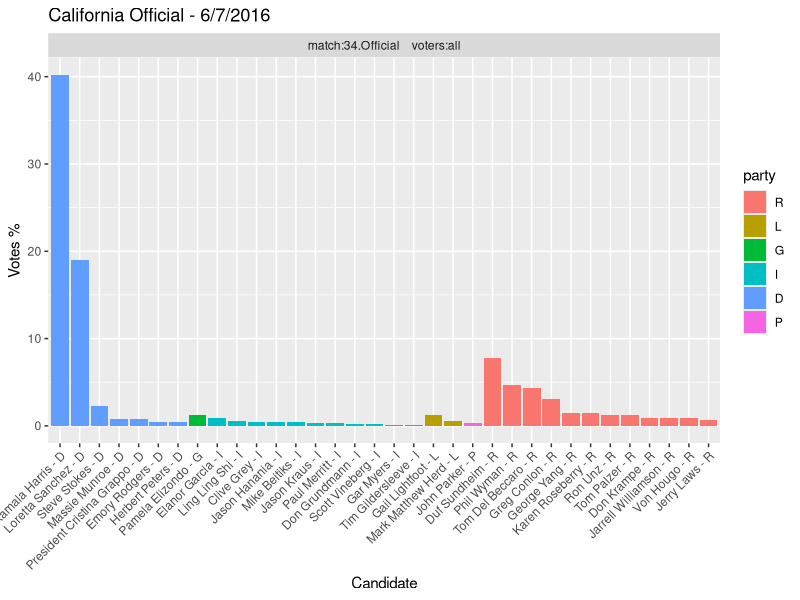

Here is the R script that generated this plot:

# <> This symbol indicates places in the code to change things


require(ggplot2)
require(ggthemes)

a=read.csv("input_favor.csv")
b=read.csv("input_versus.csv")

i=11  # <>  1 through 12, some together
# 4 and 5 are together
#i=c(4,5)
#i=c(7,8)
#i=c(10,12)
# <>

#for(i in 1:3) {
  #ggplot(a,aes(x=candidate,y=Favorable,fill=field))+geom_bar(stat="identity",position="dodge") + theme_igray() + theme(axis.text.x = element_text(angle = 45, hjust = 1))
  
  
  #ggplot(b,aes(x=candidate,y=votes,fill=field))+geom_bar(stat="identity") + theme_igray() + theme(axis.text.x = element_text(angle = 45, hjust = 1)) + facet_wrap(~ field)
  
  a$votes = a$Favorable
  b$race = paste("match:",b$versus,"    voters:",b$field,sep="")
  
  b1 = b[b$poll_id %in% i,c("poll_date","state","votes","candidate","party","race")]
  a1 = a[a$poll_id %in% i & a$field == "all",c("poll_date","state","votes","candidate","party","not.sure")]
  
  b1$type = "first rank"
  b1$not.sure=0
  
  if(nrow(a1)==0) { # no approval poll to go with the first-rank poll
    d = b1
  } else {
    a1$type = "approval"
    a1$race = "approval"
    d = rbind(a1,b1)
  }
  if (0){
    # sort by party (and then maybe votes)
    e=unique(d[,c("candidate", "party")])  
    #http://stackoverflow.com/questions/9944816/unique-on-a-dataframe-with-only-selected-columns
    f=unique(e[with(e, order(party,candidate)), "candidate"])
    f=unique(d[with(d, order(party,-votes,candidate)), "candidate"])
    # move not sure to the end
    ns = c("not sure - D","not sure - R")
    x <- setdiff(f, ns)
    x <- append(x, values = ns)
    f=x
    d$candidate = factor(d$candidate, levels = f)
  } else {
    if (0) { # <> 
      oldd=d
      d = d[-which(d$candidate=="not sure"),]
    }
    d$candidate = paste( d$candidate, d$party, sep = " - ")
    if (1) {# customize
      if(9 %in% i) {
        f=unique(d[with(d, order(-votes,candidate)), "candidate"])
      } else {
        f=unique(d[with(d, order(party,-votes,candidate)), "candidate"])
      }
    }
    if (0) {
      ns = c("not sure - D","not sure - R")
      x <- setdiff(f, ns)
      x <- append(x, values = ns)
      f=x
    } 
    if (1) {
      ns = c("not sure - A")
      x <- setdiff(f, ns)
      x <- append(x, values = ns)
      f=x
    }
    d$candidate = factor(d$candidate, levels = f)
  }
  
  if (1) { # make R red, D blue
    g = unique(d$party)
    nl = length(g)
    if (nl==2) g = c("R","D")
    else if (nl==3) g = c("R","A","D")
    else if (nl==4) g = c("R","A","D","I")
    else if (nl>4) {
      g = setdiff(g, "R")
      g = append("R",g)
      g = setdiff(g, "D")
      if(nl>3)
      {
        g = append(g,"D",after=nl-2)
      } else {
        g = append(g,"D",after=nl-1)
      }
    }
    d$party = factor(d$party, levels = g)
  } else {
    d$party = factor(d$party, levels = sort(levels(d$party),decreasing=T))
  }
  
  mtemp = min(which(b$poll_id %in% i))
  
  if (1) {
    title1 = b[mtemp,"state"]
    upol = unique(d$poll_date)
    for(pol in upol){
      title1 = paste(title1,pol,sep=' - ')
    }
    
  } else {
    title1 = paste(b[mtemp,"state"],b[mtemp,"poll_date"],sep = " - ")
    
    if (length(i) > 1) {
      title1 = paste(title1," and more dates")
    }
  }
  ggplot(d, aes(x=candidate,y=votes,fill=party))+geom_bar(stat="identity",position="dodge") + facet_wrap(~ race) + theme_gray() + theme(axis.text.x = element_text(angle = 45, hjust = 1)) + labs(title = title1) + ylab("Votes %") + xlab("Candidate")
  #+ geom_errorbar(aes(ymin = votes, ymax = votes + not.sure))
  # old way #  + facet_wrap(~ type + race)
  # <> "not sure" bar is optional
#}